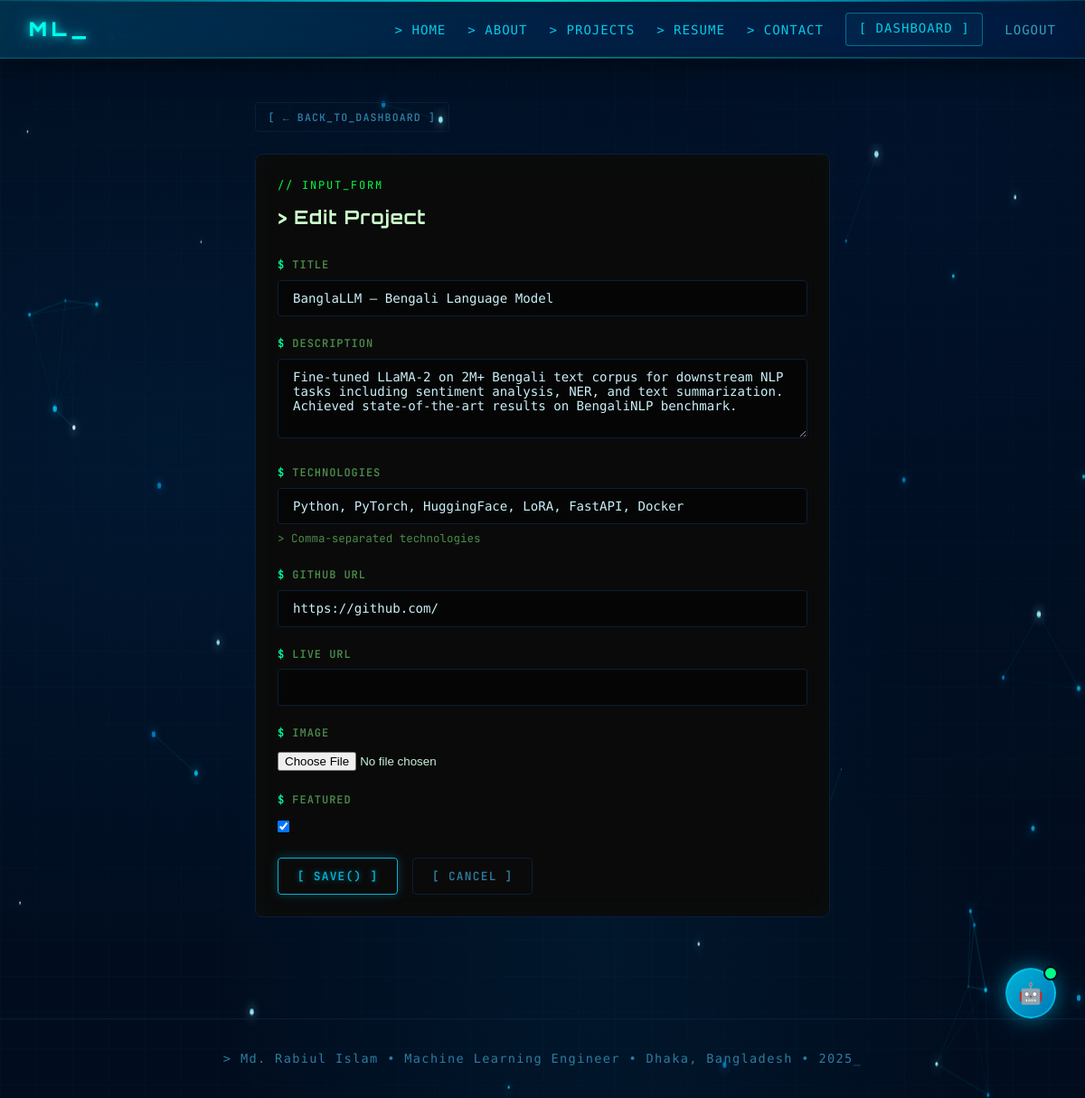
The app's page /dashboard/project/7/edit/ (signed in) with its own data.
### Portfolio/models.py (models this page shows, shortened)
class Project(models.Model):
    profile = models.ForeignKey(Profile, on_delete=models.CASCADE, related_name='projects')
    title = models.CharField(max_length=200)
    description = models.TextField()
    technologies = models.CharField(max_length=300, help_text="Comma-separated technologies")
    github_url = models.URLField(blank=True)
    live_url = models.URLField(blank=True)
    image = models.ImageField(upload_to='projects/', blank=True, null=True)
    featured = models.BooleanField(default=False)
    created_at = models.DateField(auto_now_add=True)
    class Meta:
        ordering = ['-created_at']

### Portfolio/views.py (the view)
# urls.py: path('dashboard/project/<int:pk>/edit/', views.edit_project, name='edit_project'),
@login_required
def edit_project(request, pk):
    profile = get_or_create_profile(request.user)
    proj = get_object_or_404(Project, pk=pk, profile=profile)
    if request.method == 'POST':
        form = ProjectForm(request.POST, request.FILES, instance=proj)
        if form.is_valid():
            form.save(); messages.success(request, 'Project updated!')
            return redirect('/dashboard/')
    else:
        form = ProjectForm(instance=proj)
    return render(request, 'portfolio/form_page.html', {'form': form, 'title': 'Edit Project'})

### Portfolio/forms.py
class ProjectForm(forms.ModelForm):
    class Meta:
        model = Project
        exclude = ['profile', 'created_at']
        widgets = {
            'title': forms.TextInput(attrs={'class': 'form-control'}),
            'description': forms.Textarea(attrs={'class': 'form-control', 'rows': 4}),
            'technologies': forms.TextInput(attrs={'class': 'form-control', 'placeholder': 'e.g. Python, Django, React'}),
            'github_url': forms.URLInput(attrs={'class': 'form-control'}),
            'live_url': forms.URLInput(attrs={'class': 'form-control'}),
        }

### Portfolio/views.py (called while the page is built)
def get_or_create_profile(user):
    profile, _ = Profile.objects.get_or_create(user=user, defaults={'full_name': user.username, 'email': user.email})
    return profile

### templates/portfolio/form_page.html (shortened to what this page needs)
{% extends 'portfolio/base.html' %}
{% block content %}
<div class="page-wrap">
  <a href="{% url 'dashboard' %}" class="btn btn-outline btn-sm" style="margin-bottom:1.5rem;">[ ← back_to_dashboard ]</a>
  <div class="card">
    <p style="color:#00ff41;font-size:.75rem;letter-spacing:.15em;margin-bottom:.5rem;">// INPUT_FORM</p>
    <h2 style="font-size:1.3rem;font-weight:700;color:#ccffcc;margin-bottom:1.5rem;">&gt; {{ title }}</h2>
    <form method="post" enctype="multipart/form-data">
      {% for field in form %}
      <div class="form-group">
        <label class="form-label" style="color:#4a8c4a;letter-spacing:.08em;">{{ field.label|upper }}</label>
        {{ field }}
        {% if field.help_text %}<p style="color:#4a8c4a;font-size:.78rem;margin-top:.3rem;">&gt; {{ field.help_text }}</p>{% endif %}
      </div>
      {% endfor %}
      <div style="display:flex;gap:1rem;margin-top:1rem;">
        <button type="submit" class="btn btn-primary">[ save() ]</button>
        <a href="{% url 'dashboard' %}" class="btn btn-outline">[ cancel ]</a>
      </div>
    </form>
  </div>
</div>
{% endblock %}

### templates/portfolio/base.html (style rules this page uses)
body { background: #010d1f !important; background-image: radial-gradient(ellipse at 15% 40%, rgba(0,100,180,0.12) 0%, transparent 55%), radial-gradient(ellipse at 85% 15%, rgba(0,60,140,0.10) 0%, transparent 50%), radial-gradient(ellipse at 55% 85%, rgba(0,140,200,0.08) 0%, transparent 45%) !important; background-size: 100% 100%, 100% 100%, 100% 100% !important; }

### records on screen
Project: form "BanglaLLM — Bengali Language Model" "Fine-tuned LLaMA-2 on 2M+ Bengali text corpus for downstream NLP tasks including sentiment analysis, NER, and text summarization. Achieved state-of-the-art results on BengaliNLP benchmark." "Python, PyTorch, HuggingFace, LoRA, FastAPI, Docker" "https://github.com/" "☑"

### other values on screen
{{ title }} "Edit Project"
{{ field.label|upper }} "TITLE" "DESCRIPTION" "TECHNOLOGIES" "GITHUB URL" "LIVE URL" "IMAGE" "FEATURED"
{{ field.help_text }} "Comma-separated technologies"
